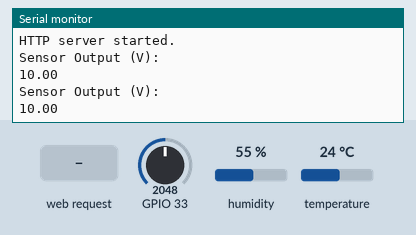
Bench run of a sketch on a simulated ESP32. Shown: the last lines printed to the serial monitor. Inputs (shaded band) come from the test bench; at power-on: GPIO 33 = 2048, humidity 55 %, temperature 24 °C.

Above: at 3.2 s.
3.3 s: HTTP request GET / received
At 4.4 s:
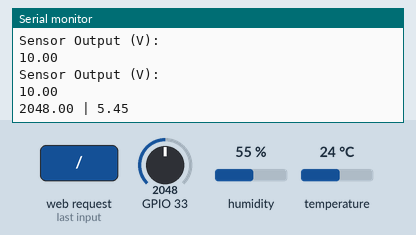
5.5 s: GPIO 33 set to 2866
At 6.1 s:
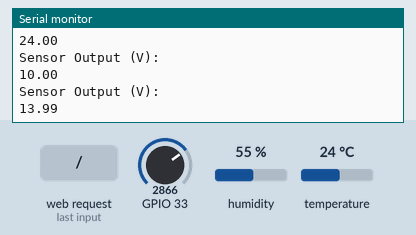
7.0 s: GPIO 33 set to 3972
At 7.8 s:
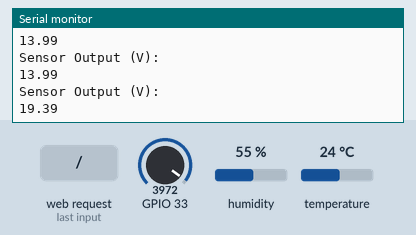
Timing chart, 0 to 10.0 s (numbered marks = the images above; inputs shaded):
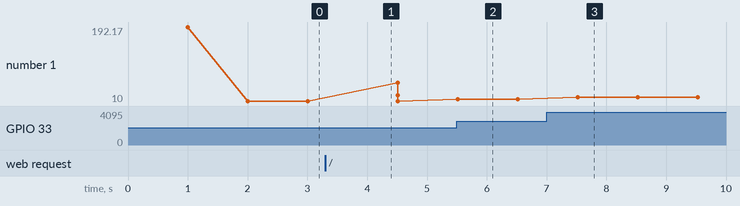

Measured:
- after the input at 3.3 s, the serial monitor: prints a new line after 0.71 s (image 1)
- after the input at 5.5 s, the serial monitor: prints a new line at once (image 2)
- after the input at 7.0 s, the serial monitor: prints a new line after 0.52 s (image 3)
- plotted number 1: 10 → 13.99 after the input at 5.5 s, 13.99 → 19.39 after the input at 7.0 s

The sketch:

ESP32-DHT-Webserver.ino
```cpp
#include <WiFi.h>
#include <WiFiClient.h>
#include <WebServer.h>
#include <ESPmDNS.h>
#include <DHT.h>

const char *ssid = "Yi";
const char *password = "esp32";

//
const int potPin = 35;
float ph;
float Value = 0;
//


WebServer server(80);
DHT dht(4, DHT22);

void handleRoot() {
  char msg[1500];

  int sensorValue = analogRead(33);
  float voltage = sensorValue * (5.0 / 1024.0);

  snprintf(msg, 1500,
           "<html>\
  <head>\
    <meta http-equiv='refresh' content='4'/>\
    <meta name='viewport' content='width=device-width, initial-scale=1'>\
    <title>WATER QUALITY MONITORING SYSTEM WITH GUI</title>\
    <style>\
    html { font-family: Arial; display: inline-block; margin: 0px auto; text-align: center;}\
    h2 { font-size: 3.0rem; }\
    p { font-size: 3.0rem; }\
    .units { font-size: 1.2rem; }\
    .dht-labels{ font-size: 1.5rem; vertical-align:middle; padding-bottom: 15px;}\
    </style>\
  </head>\
  <body>\
      <h2>WATER QUALITY MONITORING SYSTEM </h2>\
      <p>\
         <i class='fas fa-thermometer-half' style='color:#ca3517;'></i>\
        <span class='dht-labels'>Temperature</span>\
        <span>%.2f</span>\
        <sup class='units'>&deg;C</sup>\
      </p>\
      <p>\
        <i class='fas fa-tint' style='color:#00add6;'></i>\
        <span class='dht-labels'>Humidity</span>\
        <span>%.2f</span>\
        <sup class='units'>&percnt;</sup>\
      </p>\
      <p>\
        <i class='fas fa-tint' style='color:#00add6;'></i>\
        <span class='dht-labels'>Turbidity</span>\
        <span>%.2f</span>\
        <sup class='units'>V;</sup>\
      </p>\
      <p>\
        <i class='fas fa-tint' style='color:#00add6;'></i>\
        <span class='dht-labels'>PH</span>\
        <span>%.2f</span>\
        <sup class='units'></sup>\
      </p>\
  </body>\
</html>",
           readDHTTemperature(), readDHTHumidity(), voltage, readPH());
  server.send(200, "text/html", msg);
}

void setup(void) {

  Serial.begin(115200);
  delay(1000);
  WiFi.mode(WIFI_STA);
  Serial.print("Connecting to ");
  Serial.println(ssid);

  WiFi.softAP(ssid);
  Serial.println("");
  Serial.println("Wifi connected.");
  Serial.println("IP address: ");
  Serial.println(WiFi.softAPIP());
  Serial.println("");

  // Start The Server
  server.begin();
  Serial.println("HTTP server started.");

  dht.begin();
  server.on("/", handleRoot);

  //
  pinMode(potPin, INPUT);
  delay(1000);
  //
}

void loop(void) {

  server.handleClient();
  int sensorValue = analogRead(33);
  float voltage = sensorValue * (5.0 / 1024.0);

  Serial.println("Sensor Output (V):");
  Serial.println(voltage);
  Serial.println();
  delay(1000);
  delay(2);  //allow the cpu to switch to other tasks
}


float readDHTTemperature() {
  // Sensor readings may also be up to 2 seconds
  // Read temperature as Celsius (the default)
  float t = dht.readTemperature();
  if (isnan(t)) {
    Serial.println("Failed to read from DHT sensor!");
    return -1;
  } else {
    t = t ;
    Serial.println(t);
    return t;
  }
}

float readDHTHumidity() {
  // Sensor readings may also be up to 2 seconds
  float h = dht.readHumidity();
  if (isnan(h)) {
    Serial.println("Failed to read from DHT sensor!");
    return -1;
  } else {
    Serial.println(h);
    return h;
  }
}


float readPH() {
  Value = analogRead(potPin);
  Serial.print(Value);
  Serial.print(" | ");
  float voltage_ph = Value * (3.3 / 4095.0);
  ph = (3.3 * voltage_ph);
  Serial.println(ph);
  delay(500);
  return ph;
}
```
